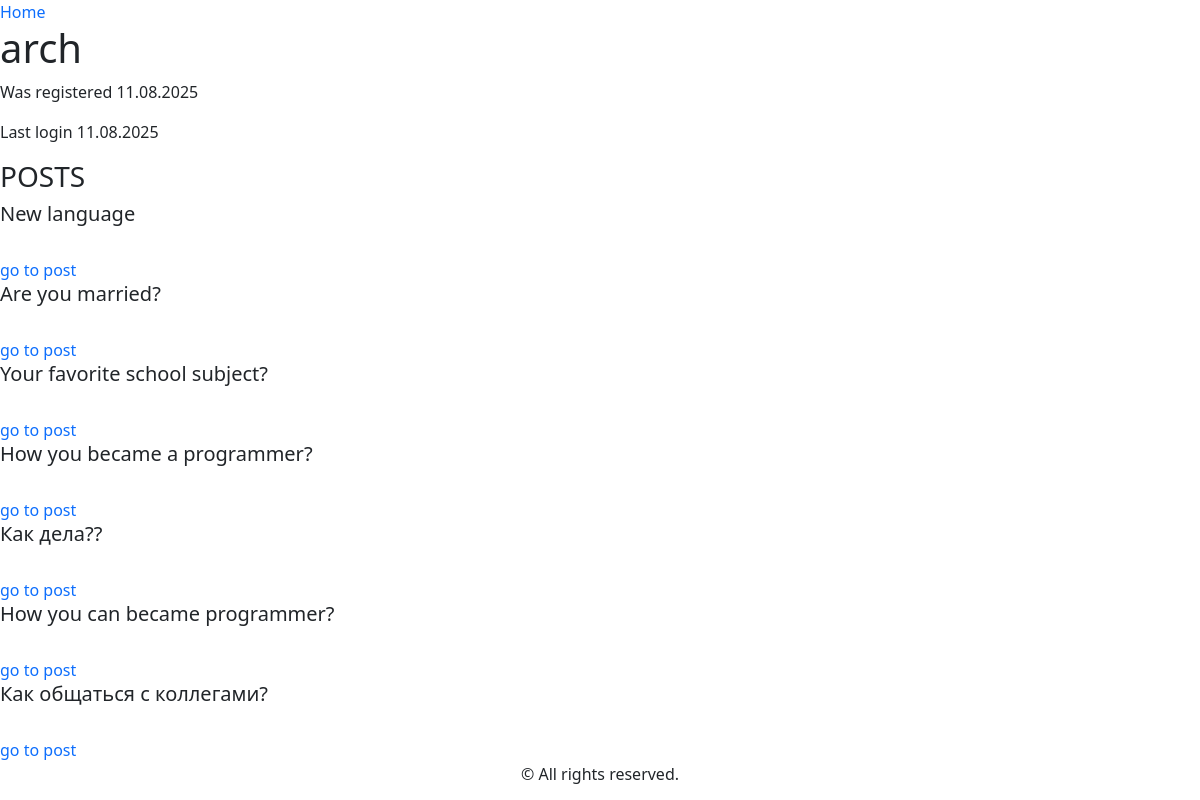
Before: /blog/arch/ (signed in) with the older database file.
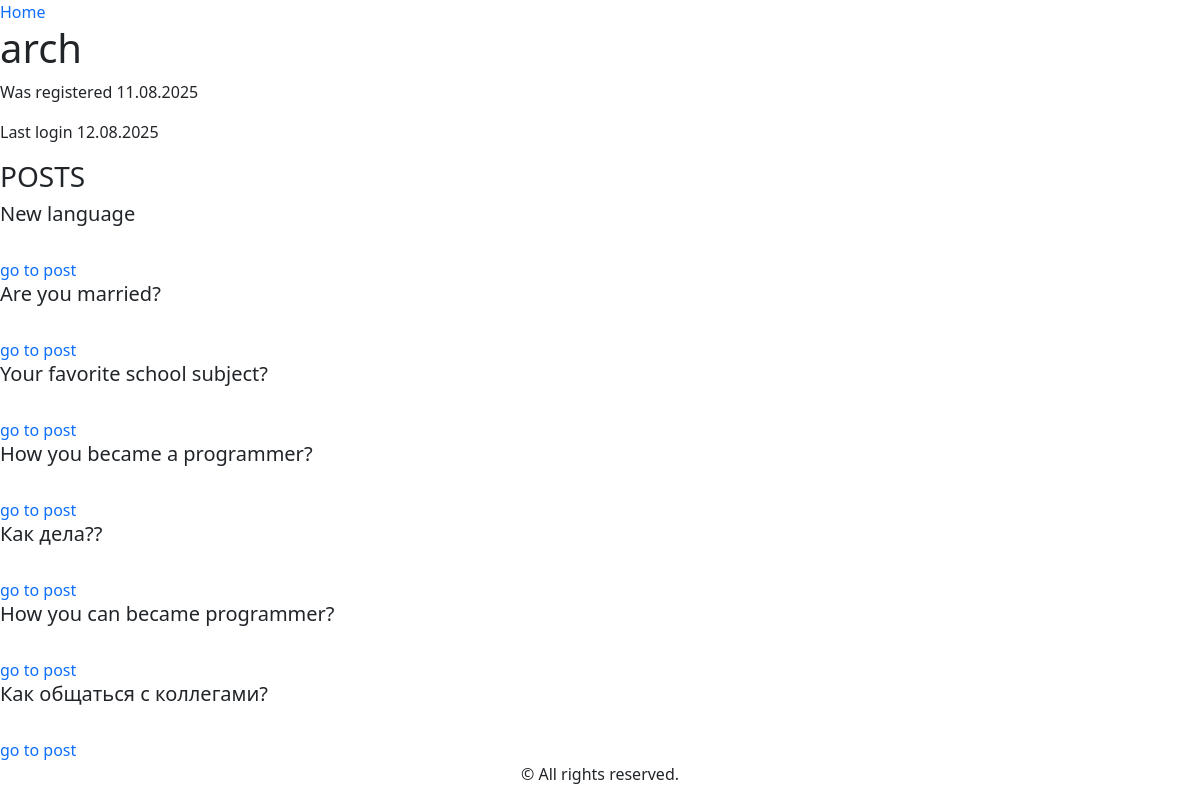
After: the same page with the newer database file.
### userAuth/models.py (models this page shows)
class UserProfile(AbstractUser):
    bio = models.TextField(blank=True)
    location = models.CharField(max_length = 100,blank=True)
    date = models.DateField(null = True,blank=True)
    avatar = models.ImageField(upload_to='avatars/', blank=True)
    cv = models.FileField(upload_to=get_timestamp_path, blank=True)
    groups = models.ManyToManyField(
        'auth.Group',
        related_name='userprofile_set',
        blank=True,
        help_text='The groups this user belongs to.',
        verbose_name='groups'
    )
    user_permissions = models.ManyToManyField(
        'auth.Permission',
        related_name='userprofile_set',
        blank=True,
        help_text='Specific permissions for this user.',
        verbose_name='user permissions'
    )

### blog/views.py (the view)
# urls.py: path('<str:username>/', views.UserProfileView.as_view(), name='user'),
class UserProfileView(LoginRequiredMixin, DetailView):
    model = Prof
    template_name = 'blog/user.html'
    slug_url_kwarg = 'username'
    slug_field = 'user__username'
    def get_context_data(self, **kwargs):
        context = super().get_context_data(**kwargs)
        username = self.kwargs['username']
        try:
            user = User.objects.get(username=username)
            prof = Prof.objects.get(user=user)
        except Exception as e:
            return HttpResponse(f"Error: {str(e)}")
        posts = Post.objects.filter(author=prof)
        context['user'] = user
        context['prof'] = prof
        context['posts'] = posts
        context['tags'] = Tag.objects.all()
        return context

### blog/models.py (called while the page is built)
    def get_queryset(self):
        return super().get_queryset().order_by('-created_time')

    def __str__(self) -> str:
        return self.title

### templates/blog/user.html (shortened to what this page needs)
{% extends "base.html" %}
    {%load static%}
{% block content %}
    <a href="{% url 'blog:index'%}">Home</a>
    <h1 class="username">{{user.username}}</h1>
    <p>Was registered {{user.date_joined|date:"d.m.Y"}}</p>
    <p>Last login {{user.last_login|date:"d.m.Y"}}</p>
    <h3>POSTS</h3>
    {%for i in posts%}
        <h5 class="">{{i}}</h5><br>
        <a href="{% url 'blog:post' i.author.user.username i.title %}">go to post</a>
    {%endfor%}
{% endblock %}

Changed rows visible on the page:
changed UserProfile "arch": last_login "11.08.2025" → "12.08.2025"
